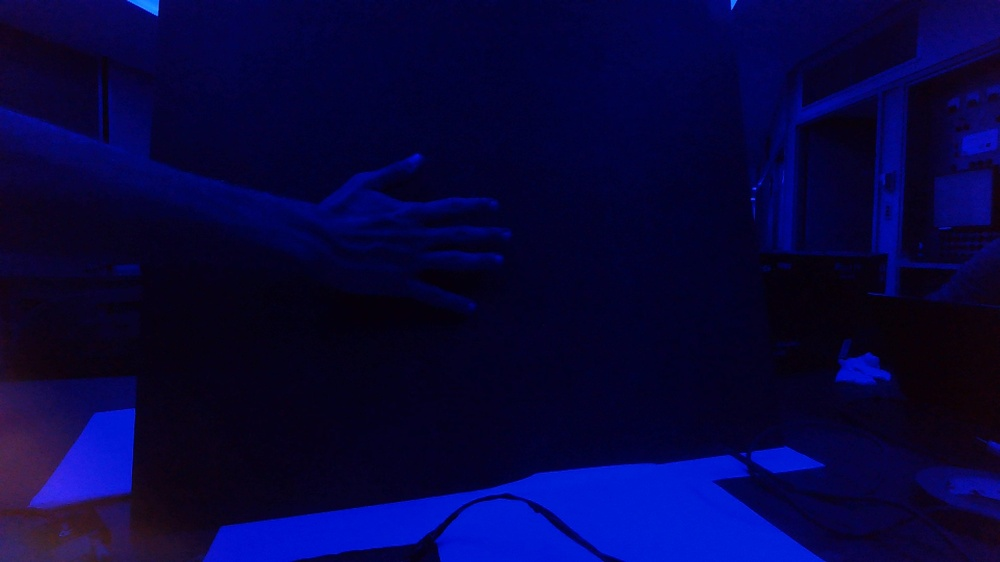
#> input picture IRFilterTesting/WIN_20241007_12_12_12_Pro.jpg, 1000 x 562 px, shrunk from 1920 x 1080 before the run; its folder holds only this picture in this run
$ jupyter execute IRTest.ipynb
#> lines starting #> are read from the running program, lines starting #| are printed output that depends on the picture
[cell 1]
import cv2
import numpy as np
import matplotlib.pyplot as plt
import glob

[cell 2]
imgs = glob.glob('*.jpg')
for image in imgs:
    img = cv2.imread(image)
#> img is the input picture: shape (562, 1000, 3); mean B, G, R 63.2, 5, 6.7
    b,g,r = cv2.split(img)
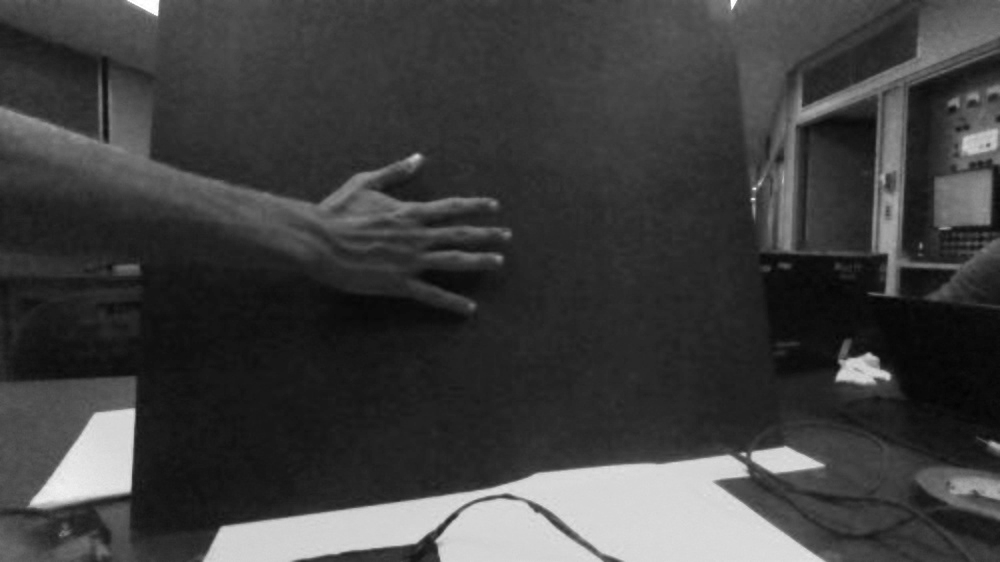
#> b: shape (562, 1000); min 3, max 255, mean 63.2
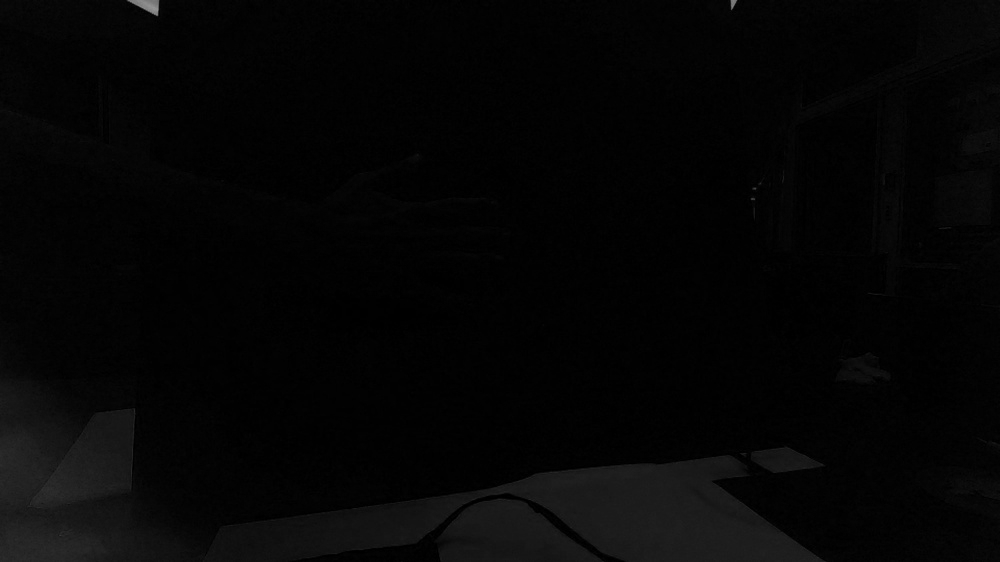
#> g: shape (562, 1000); min 0, max 148, mean 5
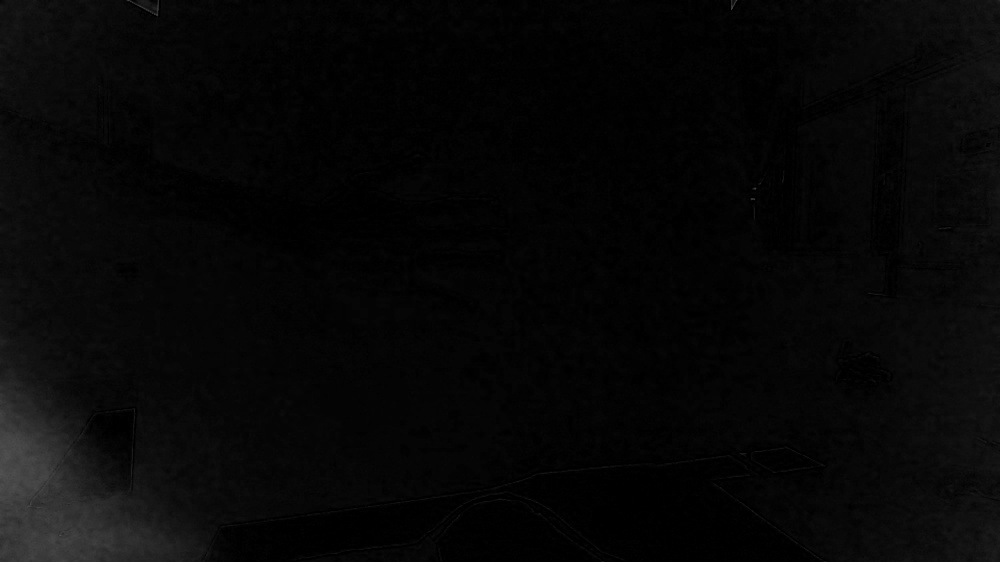
#> r: shape (562, 1000); min 0, max 83, mean 6.7
    fig, ax = plt.subplots(1, 3, figsize=(12, 4))
    ax[0].imshow(b, cmap='gray')
    ax[0].set_title('Blue Channel')
    ax[1].imshow(g, cmap='gray')
    ax[1].set_title('Green Channel')
    ax[2].imshow(r, cmap='gray')
    ax[2].set_title('Red Channel')

    plt.show()
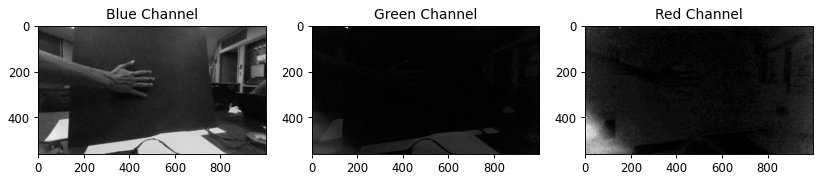
#> figure drawn by matplotlib, 3 panels

$ run again, on IRFilterTesting/frame0.jpg
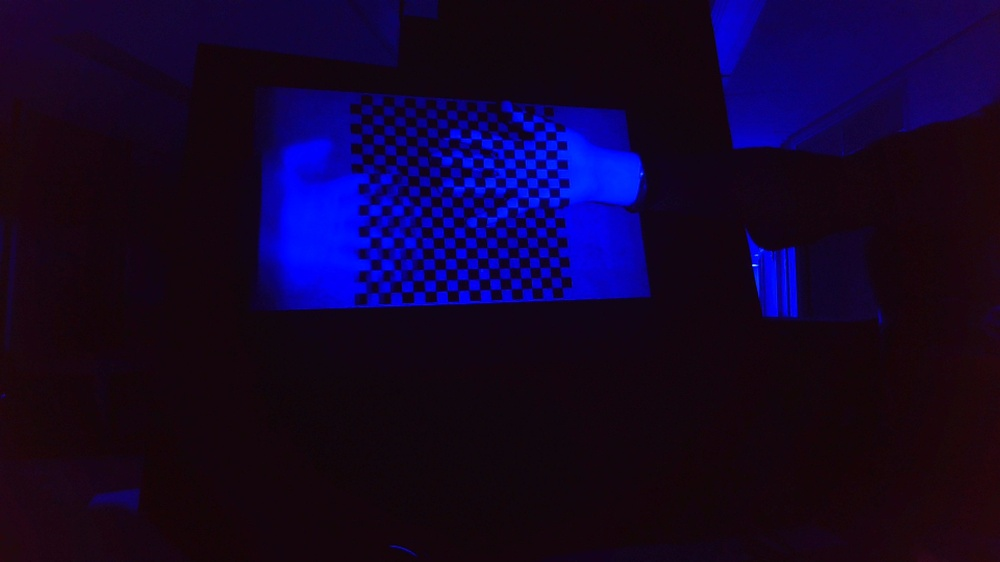
#> input picture IRFilterTesting/frame0.jpg, 1000 x 562 px, shrunk from 1920 x 1080 before the run
#> img is the input picture: shape (562, 1000, 3); mean B, G, R 44.4, 4.8, 18.5
#> `b,g,r = cv2.split(img)`:
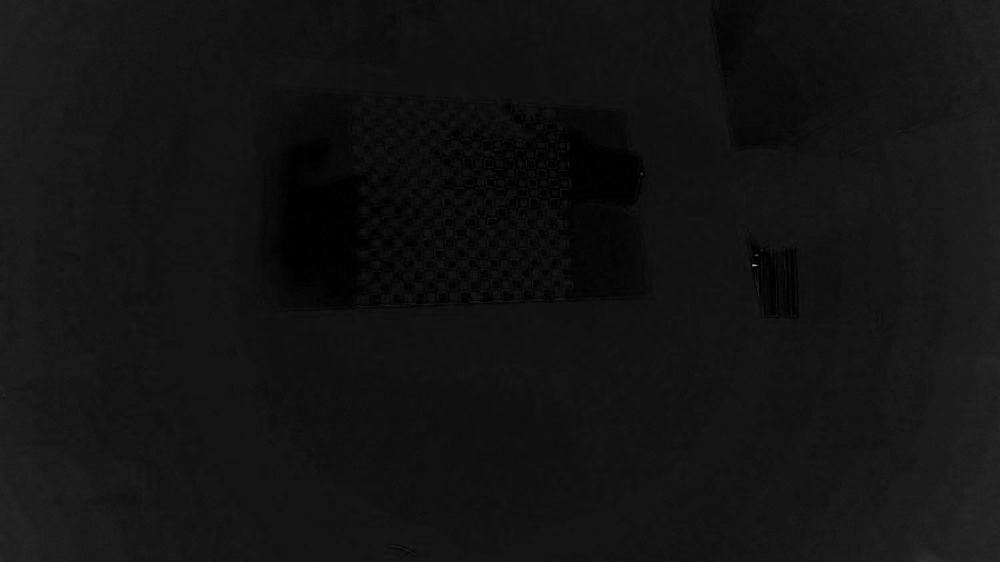
#> r: shape (562, 1000); min 0, max 177, mean 18.5
#> `plt.show()`:
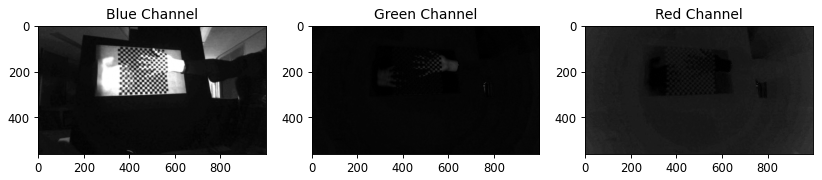
#> figure drawn by matplotlib, 3 panels

$ run again, on IRFilterTesting/WIN_20241007_12_12_52_Pro.jpg
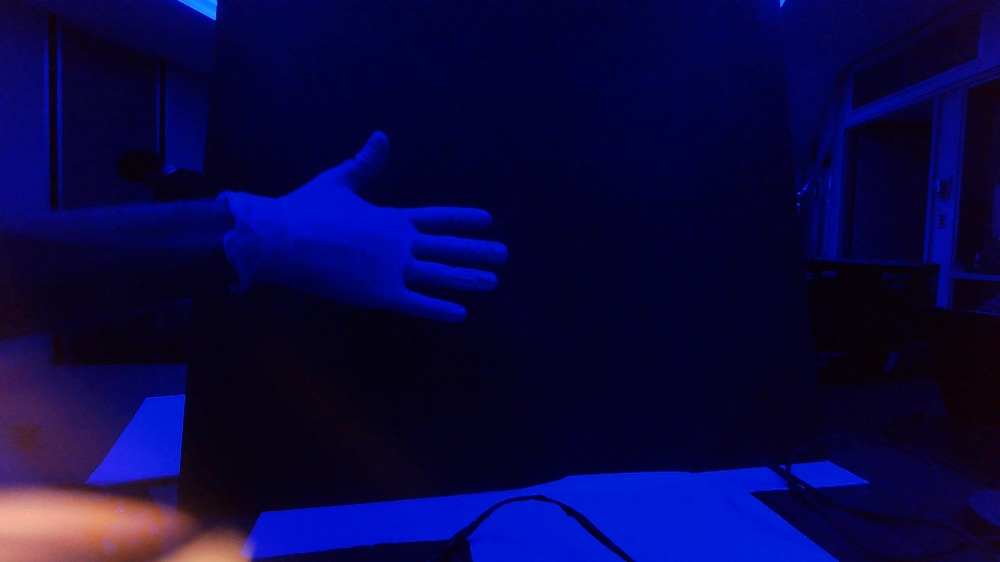
#> input picture IRFilterTesting/WIN_20241007_12_12_52_Pro.jpg, 1000 x 562 px, shrunk from 1920 x 1080 before the run
#> img is the input picture: shape (562, 1000, 3); mean B, G, R 68.7, 7.8, 11
#> `b,g,r = cv2.split(img)`:
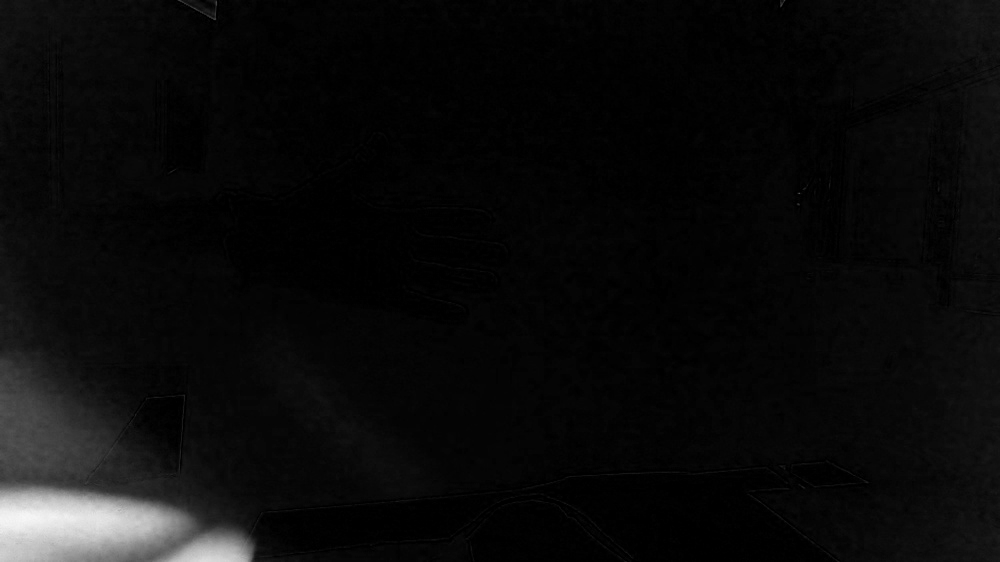
#> r: shape (562, 1000); min 0, max 248, mean 11
#> `plt.show()`:
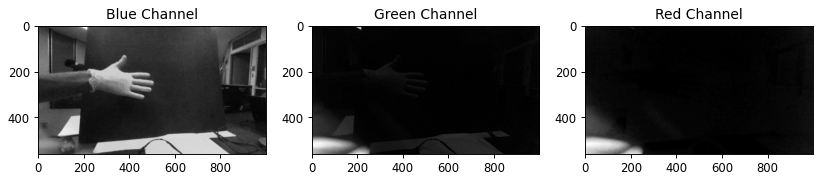
#> figure drawn by matplotlib, 3 panels
